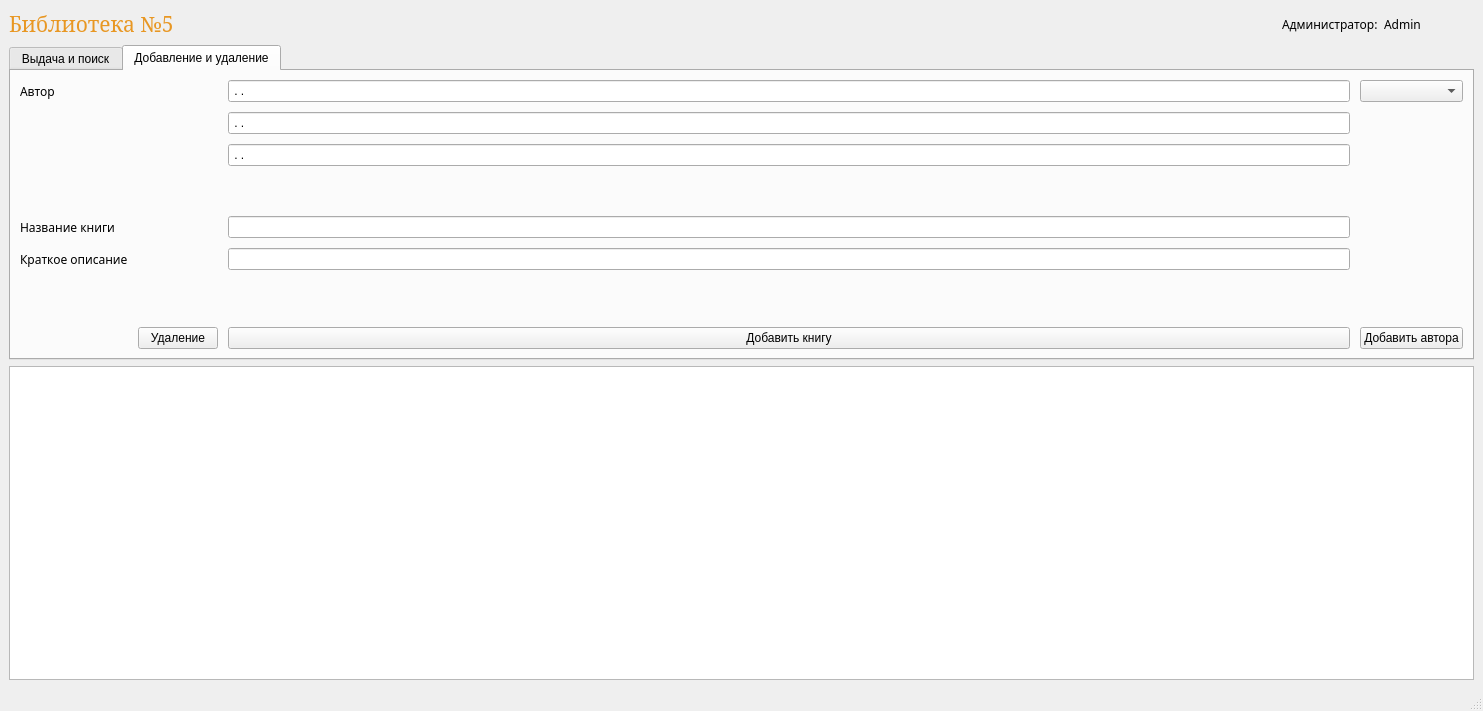
<?xml version="1.0" encoding="UTF-8"?>
<ui version="4.0">
 <class>MainWindow</class>
 <widget class="QMainWindow" name="MainWindow">
  <property name="geometry">
   <rect>
    <x>0</x>
    <y>0</y>
    <width>1483</width>
    <height>711</height>
   </rect>
  </property>
  <property name="windowTitle">
   <string>MainWindow</string>
  </property>
  <widget class="QWidget" name="centralwidget">
   <layout class="QGridLayout" name="gridLayout_2">
    <item row="4" column="0">
     <widget class="QTableWidget" name="tableWidget">
      <property name="autoFillBackground">
       <bool>false</bool>
      </property>
      <property name="selectionMode">
       <enum>QAbstractItemView::SingleSelection</enum>
      </property>
      <property name="selectionBehavior">
       <enum>QAbstractItemView::SelectRows</enum>
      </property>
      <property name="showGrid">
       <bool>true</bool>
      </property>
      <property name="sortingEnabled">
       <bool>true</bool>
      </property>
     </widget>
    </item>
    <item row="1" column="0">
     <layout class="QHBoxLayout" name="horizontalLayout_3">
      <item>
       <widget class="QLabel" name="label_10">
        <property name="minimumSize">
         <size>
          <width>204</width>
          <height>0</height>
         </size>
        </property>
        <property name="font">
         <font>
          <family>MS Serif</family>
          <pointsize>26</pointsize>
          <strikeout>false</strikeout>
         </font>
        </property>
        <property name="text">
         <string>&lt;html&gt;&lt;head/&gt;&lt;body&gt;&lt;p&gt;&lt;span style=&quot; font-size:16pt; color:rgb(232, 151, 35);&quot;&gt;Библиотека №5&lt;/span&gt;&lt;/p&gt;&lt;/body&gt;&lt;/html&gt;</string>
        </property>
       </widget>
      </item>
      <item>
       <widget class="QLabel" name="label_8">
        <property name="maximumSize">
         <size>
          <width>16777215</width>
          <height>71</height>
         </size>
        </property>
        <property name="text">
         <string/>
        </property>
        <property name="pixmap">
         <pixmap>Up_admin.jpg</pixmap>
        </property>
        <property name="scaledContents">
         <bool>true</bool>
        </property>
       </widget>
      </item>
      <item>
       <spacer name="horizontalSpacer_4">
        <property name="orientation">
         <enum>Qt::Horizontal</enum>
        </property>
        <property name="sizeHint" stdset="0">
         <size>
          <width>40</width>
          <height>20</height>
         </size>
        </property>
       </spacer>
      </item>
      <item>
       <layout class="QHBoxLayout" name="horizontalLayout_2">
        <item>
         <spacer name="horizontalSpacer_3">
          <property name="orientation">
           <enum>Qt::Horizontal</enum>
          </property>
          <property name="sizeHint" stdset="0">
           <size>
            <width>40</width>
            <height>20</height>
           </size>
          </property>
         </spacer>
        </item>
        <item>
         <widget class="QLabel" name="label">
          <property name="font">
           <font>
            <family>BrokenLed</family>
            <pointsize>9</pointsize>
           </font>
          </property>
          <property name="text">
           <string>Администратор:</string>
          </property>
         </widget>
        </item>
        <item>
         <widget class="QLabel" name="label_6">
          <property name="font">
           <font>
            <family>BrokenLed</family>
            <pointsize>9</pointsize>
           </font>
          </property>
          <property name="text">
           <string>Admin</string>
          </property>
         </widget>
        </item>
        <item>
         <spacer name="horizontalSpacer_2">
          <property name="orientation">
           <enum>Qt::Horizontal</enum>
          </property>
          <property name="sizeType">
           <enum>QSizePolicy::Minimum</enum>
          </property>
          <property name="sizeHint" stdset="0">
           <size>
            <width>40</width>
            <height>20</height>
           </size>
          </property>
         </spacer>
        </item>
        <item>
         <widget class="QLabel" name="label_7">
          <property name="maximumSize">
           <size>
            <width>37</width>
            <height>37</height>
           </size>
          </property>
          <property name="text">
           <string/>
          </property>
          <property name="pixmap">
           <pixmap>LDY81bmK5jE.jpg</pixmap>
          </property>
          <property name="scaledContents">
           <bool>true</bool>
          </property>
         </widget>
        </item>
       </layout>
      </item>
     </layout>
    </item>
    <item row="3" column="0">
     <widget class="QTabWidget" name="tabWidget">
      <property name="focusPolicy">
       <enum>Qt::NoFocus</enum>
      </property>
      <property name="autoFillBackground">
       <bool>false</bool>
      </property>
      <property name="styleSheet">
       <string notr="true"/>
      </property>
      <property name="tabPosition">
       <enum>QTabWidget::North</enum>
      </property>
      <property name="tabShape">
       <enum>QTabWidget::Rounded</enum>
      </property>
      <property name="currentIndex">
       <number>1</number>
      </property>
      <property name="elideMode">
       <enum>Qt::ElideNone</enum>
      </property>
      <widget class="QWidget" name="tab">
       <attribute name="title">
        <string>Выдача и поиск</string>
       </attribute>
       <layout class="QVBoxLayout" name="verticalLayout">
        <item>
         <layout class="QHBoxLayout" name="horizontalLayout_7">
          <item>
           <layout class="QGridLayout" name="gridLayout_4">
            <item row="5" column="3">
             <widget class="QPushButton" name="pushButton_6">
              <property name="text">
               <string>Принять книгу</string>
              </property>
              <property name="icon">
               <iconset>
                <normaloff>download_565933.png</normaloff>download_565933.png</iconset>
              </property>
             </widget>
            </item>
            <item row="5" column="2">
             <widget class="QPushButton" name="pushButton_5">
              <property name="text">
               <string>Выдать книгу</string>
              </property>
              <property name="icon">
               <iconset>
                <normaloff>44-448760_clipart-icon-book-book-clipart.png</normaloff>44-448760_clipart-icon-book-book-clipart.png</iconset>
              </property>
             </widget>
            </item>
            <item row="0" column="3">
             <widget class="QLabel" name="label_21">
              <property name="font">
               <font>
                <family>BrokenLed</family>
                <pointsize>9</pointsize>
               </font>
              </property>
              <property name="text">
               <string>ID Читателя</string>
              </property>
             </widget>
            </item>
            <item row="1" column="0" colspan="2">
             <widget class="QLabel" name="label_17">
              <property name="font">
               <font>
                <family>BrokenLed</family>
                <pointsize>9</pointsize>
               </font>
              </property>
              <property name="text">
               <string>Имя читателя</string>
              </property>
             </widget>
            </item>
            <item row="1" column="3" rowspan="2">
             <widget class="QLineEdit" name="lineEdit_13">
              <property name="enabled">
               <bool>false</bool>
              </property>
              <property name="font">
               <font>
                <family>BrokenLed</family>
                <pointsize>14</pointsize>
               </font>
              </property>
              <property name="styleSheet">
               <string notr="true">color:rgb(235, 157, 0)</string>
              </property>
              <property name="inputMask">
               <string/>
              </property>
              <property name="readOnly">
               <bool>false</bool>
              </property>
              <property name="placeholderText">
               <string/>
              </property>
             </widget>
            </item>
            <item row="4" column="0">
             <widget class="QLabel" name="label_19">
              <property name="font">
               <font>
                <family>BrokenLed</family>
                <pointsize>9</pointsize>
               </font>
              </property>
              <property name="text">
               <string>Поиск книги</string>
              </property>
             </widget>
            </item>
            <item row="4" column="3">
             <widget class="QComboBox" name="comboBox_3">
              <property name="sizePolicy">
               <sizepolicy hsizetype="Preferred" vsizetype="Fixed">
                <horstretch>0</horstretch>
                <verstretch>0</verstretch>
               </sizepolicy>
              </property>
              <property name="editable">
               <bool>false</bool>
              </property>
              <property name="currentText">
               <string/>
              </property>
              <property name="currentIndex">
               <number>-1</number>
              </property>
             </widget>
            </item>
            <item row="3" column="2">
             <widget class="QLineEdit" name="lineEdit_15">
              <property name="font">
               <font>
                <family>BrokenLed</family>
                <pointsize>9</pointsize>
               </font>
              </property>
              <property name="styleSheet">
               <string notr="true"/>
              </property>
              <property name="inputMask">
               <string>99.99.9999</string>
              </property>
              <property name="text">
               <string>..</string>
              </property>
              <property name="readOnly">
               <bool>false</bool>
              </property>
              <property name="placeholderText">
               <string/>
              </property>
             </widget>
            </item>
            <item row="4" column="2">
             <widget class="QLineEdit" name="lineEdit_14"/>
            </item>
            <item row="1" column="2">
             <widget class="QLineEdit" name="lineEdit_11">
              <property name="font">
               <font>
                <family>BrokenLed</family>
                <pointsize>9</pointsize>
               </font>
              </property>
              <property name="styleSheet">
               <string notr="true"/>
              </property>
              <property name="inputMask">
               <string/>
              </property>
              <property name="readOnly">
               <bool>false</bool>
              </property>
              <property name="placeholderText">
               <string/>
              </property>
             </widget>
            </item>
            <item row="3" column="0">
             <widget class="QLabel" name="label_20">
              <property name="font">
               <font>
                <family>BrokenLed</family>
                <pointsize>9</pointsize>
               </font>
              </property>
              <property name="text">
               <string>Дата возврата</string>
              </property>
             </widget>
            </item>
            <item row="0" column="2">
             <widget class="QComboBox" name="comboBox_4">
              <property name="editable">
               <bool>true</bool>
              </property>
             </widget>
            </item>
           </layout>
          </item>
          <item>
           <widget class="QTableWidget" name="tableWidget_2">
            <property name="font">
             <font>
              <pointsize>8</pointsize>
             </font>
            </property>
            <property name="autoFillBackground">
             <bool>false</bool>
            </property>
            <property name="selectionMode">
             <enum>QAbstractItemView::SingleSelection</enum>
            </property>
            <property name="selectionBehavior">
             <enum>QAbstractItemView::SelectRows</enum>
            </property>
            <property name="showGrid">
             <bool>true</bool>
            </property>
            <property name="sortingEnabled">
             <bool>true</bool>
            </property>
           </widget>
          </item>
         </layout>
        </item>
       </layout>
      </widget>
      <widget class="QWidget" name="tab_2">
       <property name="contextMenuPolicy">
        <enum>Qt::PreventContextMenu</enum>
       </property>
       <property name="styleSheet">
        <string notr="true"/>
       </property>
       <attribute name="title">
        <string>Добавление и удаление</string>
       </attribute>
       <layout class="QHBoxLayout" name="horizontalLayout">
        <item>
         <layout class="QGridLayout" name="gridLayout">
          <property name="spacing">
           <number>10</number>
          </property>
          <item row="6" column="2">
           <widget class="QLabel" name="label_4">
            <property name="font">
             <font>
              <family>BrokenLed</family>
              <pointsize>9</pointsize>
             </font>
            </property>
            <property name="text">
             <string/>
            </property>
           </widget>
          </item>
          <item row="0" column="0">
           <widget class="QLabel" name="label_2">
            <property name="font">
             <font>
              <family>BrokenLed</family>
              <pointsize>9</pointsize>
             </font>
            </property>
            <property name="text">
             <string>Автор</string>
            </property>
           </widget>
          </item>
          <item row="7" column="2">
           <widget class="QPushButton" name="pushButton">
            <property name="styleSheet">
             <string notr="true">setStyle: windows Style</string>
            </property>
            <property name="text">
             <string>Добавить книгу</string>
            </property>
           </widget>
          </item>
          <item row="0" column="2">
           <widget class="QLineEdit" name="lineEdit_2">
            <property name="styleSheet">
             <string notr="true"/>
            </property>
            <property name="inputMask">
             <string>&gt;A.A. A&lt;aaaaaaaaaaaaaaaaaaaaaaaaaaaaaaaaa</string>
            </property>
            <property name="readOnly">
             <bool>false</bool>
            </property>
            <property name="placeholderText">
             <string/>
            </property>
           </widget>
          </item>
          <item row="0" column="1">
           <spacer name="horizontalSpacer">
            <property name="orientation">
             <enum>Qt::Horizontal</enum>
            </property>
            <property name="sizeType">
             <enum>QSizePolicy::Minimum</enum>
            </property>
            <property name="sizeHint" stdset="0">
             <size>
              <width>40</width>
              <height>20</height>
             </size>
            </property>
           </spacer>
          </item>
          <item row="7" column="3">
           <widget class="QPushButton" name="pushButton_2">
            <property name="sizePolicy">
             <sizepolicy hsizetype="Fixed" vsizetype="Fixed">
              <horstretch>0</horstretch>
              <verstretch>0</verstretch>
             </sizepolicy>
            </property>
            <property name="layoutDirection">
             <enum>Qt::LeftToRight</enum>
            </property>
            <property name="autoFillBackground">
             <bool>false</bool>
            </property>
            <property name="text">
             <string>Добавить автора</string>
            </property>
           </widget>
          </item>
          <item row="2" column="2">
           <widget class="QLineEdit" name="lineEdit_5">
            <property name="inputMask">
             <string>&gt;A.A. A&lt;aaaaaaaaaaaaaaaaaaaaaaaaaaaaaaaaa</string>
            </property>
            <property name="readOnly">
             <bool>false</bool>
            </property>
           </widget>
          </item>
          <item row="0" column="3">
           <widget class="QComboBox" name="comboBox"/>
          </item>
          <item row="1" column="2">
           <widget class="QLineEdit" name="lineEdit_4">
            <property name="inputMask">
             <string>&gt;A.A. A&lt;aaaaaaaaaaaaaaaaaaaaaaaaaaaaaaaaa</string>
            </property>
            <property name="readOnly">
             <bool>false</bool>
            </property>
           </widget>
          </item>
          <item row="3" column="2">
           <spacer name="verticalSpacer">
            <property name="orientation">
             <enum>Qt::Vertical</enum>
            </property>
            <property name="sizeType">
             <enum>QSizePolicy::Maximum</enum>
            </property>
            <property name="sizeHint" stdset="0">
             <size>
              <width>20</width>
              <height>40</height>
             </size>
            </property>
           </spacer>
          </item>
          <item row="4" column="0">
           <widget class="QLabel" name="label_3">
            <property name="font">
             <font>
              <family>BrokenLed</family>
              <pointsize>9</pointsize>
             </font>
            </property>
            <property name="text">
             <string>Название книги</string>
            </property>
           </widget>
          </item>
          <item row="4" column="2">
           <widget class="QLineEdit" name="lineEdit_3">
            <property name="acceptDrops">
             <bool>true</bool>
            </property>
            <property name="autoFillBackground">
             <bool>false</bool>
            </property>
            <property name="readOnly">
             <bool>false</bool>
            </property>
           </widget>
          </item>
          <item row="5" column="0">
           <widget class="QLabel" name="label_5">
            <property name="font">
             <font>
              <family>BrokenLed</family>
              <pointsize>9</pointsize>
             </font>
            </property>
            <property name="text">
             <string>Краткое описание</string>
            </property>
           </widget>
          </item>
          <item row="5" column="2">
           <widget class="QLineEdit" name="lineEdit"/>
          </item>
          <item row="7" column="1">
           <widget class="QPushButton" name="pushButton_3">
            <property name="text">
             <string>Удаление</string>
            </property>
           </widget>
          </item>
         </layout>
        </item>
       </layout>
      </widget>
     </widget>
    </item>
   </layout>
   <zorder>tableWidget</zorder>
   <zorder></zorder>
   <zorder>tabWidget</zorder>
  </widget>
  <widget class="QMenuBar" name="menubar">
   <property name="geometry">
    <rect>
     <x>0</x>
     <y>0</y>
     <width>1483</width>
     <height>26</height>
    </rect>
   </property>
  </widget>
  <widget class="QStatusBar" name="statusbar"/>
 </widget>
 <resources>
  <include location="images.qrc"/>
 </resources>
 <connections/>
</ui>
